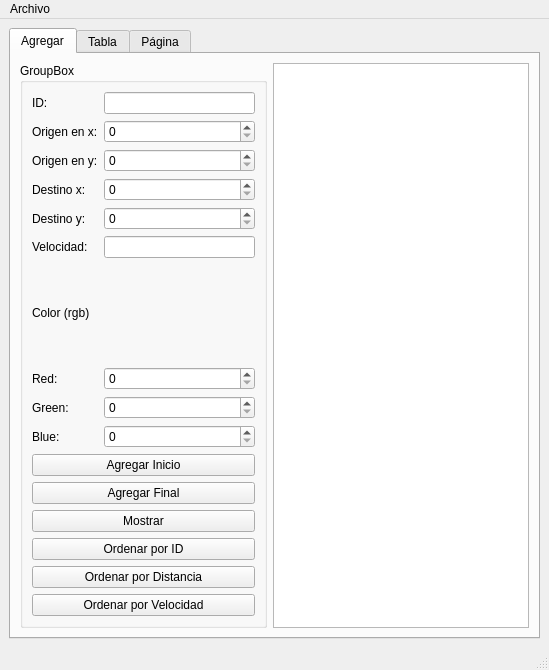
<?xml version="1.0" encoding="UTF-8"?>
<ui version="4.0">
 <class>MainWindow</class>
 <widget class="QMainWindow" name="MainWindow">
  <property name="geometry">
   <rect>
    <x>0</x>
    <y>0</y>
    <width>549</width>
    <height>670</height>
   </rect>
  </property>
  <property name="windowTitle">
   <string>MainWindow</string>
  </property>
  <widget class="QWidget" name="centralwidget">
   <layout class="QGridLayout" name="gridLayout_3">
    <item row="0" column="0">
     <widget class="QTabWidget" name="tabWidget">
      <property name="currentIndex">
       <number>0</number>
      </property>
      <widget class="QWidget" name="tab">
       <attribute name="title">
        <string>Agregar</string>
       </attribute>
       <layout class="QGridLayout" name="gridLayout_2">
        <item row="0" column="0">
         <widget class="QGroupBox" name="groupBox">
          <property name="title">
           <string>GroupBox</string>
          </property>
          <layout class="QGridLayout" name="gridLayout">
           <item row="0" column="0">
            <widget class="QLabel" name="label">
             <property name="text">
              <string>ID:</string>
             </property>
            </widget>
           </item>
           <item row="0" column="2">
            <widget class="QLineEdit" name="ID_lineEdit"/>
           </item>
           <item row="1" column="0" colspan="2">
            <widget class="QLabel" name="label_2">
             <property name="text">
              <string>Origen en x:</string>
             </property>
            </widget>
           </item>
           <item row="1" column="2">
            <widget class="QSpinBox" name="OrigenX_spinBox">
             <property name="maximum">
              <number>500</number>
             </property>
             <property name="singleStep">
              <number>1</number>
             </property>
            </widget>
           </item>
           <item row="2" column="0" colspan="2">
            <widget class="QLabel" name="label_3">
             <property name="text">
              <string>Origen en y:</string>
             </property>
            </widget>
           </item>
           <item row="2" column="2">
            <widget class="QSpinBox" name="OrigenY_spinBox">
             <property name="maximum">
              <number>500</number>
             </property>
            </widget>
           </item>
           <item row="3" column="0" colspan="2">
            <widget class="QLabel" name="label_4">
             <property name="text">
              <string>Destino x:</string>
             </property>
            </widget>
           </item>
           <item row="3" column="2">
            <widget class="QSpinBox" name="DestinoX_spinBox">
             <property name="maximum">
              <number>500</number>
             </property>
            </widget>
           </item>
           <item row="4" column="0" colspan="2">
            <widget class="QLabel" name="label_5">
             <property name="text">
              <string>Destino y:</string>
             </property>
            </widget>
           </item>
           <item row="4" column="2">
            <widget class="QSpinBox" name="DestinoY_spinBox">
             <property name="maximum">
              <number>500</number>
             </property>
            </widget>
           </item>
           <item row="5" column="0" colspan="2">
            <widget class="QLabel" name="label_6">
             <property name="text">
              <string>Velocidad:</string>
             </property>
            </widget>
           </item>
           <item row="5" column="2">
            <widget class="QLineEdit" name="Velocidad_lineEdit"/>
           </item>
           <item row="6" column="0" colspan="2">
            <widget class="QLabel" name="label_7">
             <property name="text">
              <string>Color (rgb)</string>
             </property>
             <property name="textFormat">
              <enum>Qt::AutoText</enum>
             </property>
            </widget>
           </item>
           <item row="7" column="0">
            <widget class="QLabel" name="label_8">
             <property name="text">
              <string>Red:</string>
             </property>
            </widget>
           </item>
           <item row="7" column="2">
            <widget class="QSpinBox" name="Red_spinBox">
             <property name="maximum">
              <number>255</number>
             </property>
            </widget>
           </item>
           <item row="8" column="0">
            <widget class="QLabel" name="label_9">
             <property name="text">
              <string>Green:</string>
             </property>
            </widget>
           </item>
           <item row="8" column="2">
            <widget class="QSpinBox" name="Green_spinBox">
             <property name="maximum">
              <number>255</number>
             </property>
            </widget>
           </item>
           <item row="9" column="0">
            <widget class="QLabel" name="label_10">
             <property name="text">
              <string>Blue: </string>
             </property>
            </widget>
           </item>
           <item row="9" column="2">
            <widget class="QSpinBox" name="Blue_spinBox">
             <property name="maximum">
              <number>255</number>
             </property>
            </widget>
           </item>
           <item row="10" column="0" colspan="3">
            <widget class="QPushButton" name="Agregar_Inicio_pushButton">
             <property name="text">
              <string>Agregar Inicio</string>
             </property>
            </widget>
           </item>
           <item row="11" column="0" colspan="3">
            <widget class="QPushButton" name="Agregar_Final_pushButton">
             <property name="text">
              <string>Agregar Final</string>
             </property>
            </widget>
           </item>
           <item row="12" column="0" colspan="3">
            <widget class="QPushButton" name="Mostar_pushButton">
             <property name="text">
              <string>Mostrar</string>
             </property>
            </widget>
           </item>
           <item row="13" column="0" colspan="3">
            <widget class="QPushButton" name="Ordenar_ID_pushButton">
             <property name="text">
              <string>Ordenar por ID</string>
             </property>
            </widget>
           </item>
           <item row="14" column="0" colspan="3">
            <widget class="QPushButton" name="Ordenar_Distancia_pushButton">
             <property name="text">
              <string>Ordenar por Distancia</string>
             </property>
            </widget>
           </item>
           <item row="15" column="0" colspan="3">
            <widget class="QPushButton" name="Ordenar_Velocidad_pushButton">
             <property name="text">
              <string>Ordenar por Velocidad</string>
             </property>
            </widget>
           </item>
          </layout>
         </widget>
        </item>
        <item row="0" column="1">
         <widget class="QPlainTextEdit" name="salida"/>
        </item>
       </layout>
      </widget>
      <widget class="QWidget" name="tab_2">
       <attribute name="title">
        <string>Tabla</string>
       </attribute>
       <layout class="QGridLayout" name="gridLayout_4">
        <item row="2" column="2">
         <widget class="QPushButton" name="ordenarVelocidadT_pushButton">
          <property name="text">
           <string>Ordenar por Velocidad</string>
          </property>
         </widget>
        </item>
        <item row="2" column="1">
         <widget class="QPushButton" name="ordenarDistanciaT_pushButton">
          <property name="text">
           <string>Ordenar por Distancia</string>
          </property>
         </widget>
        </item>
        <item row="0" column="0" colspan="3">
         <widget class="QTableWidget" name="table"/>
        </item>
        <item row="1" column="1">
         <widget class="QPushButton" name="buscar_pushButton">
          <property name="text">
           <string>Buscar</string>
          </property>
         </widget>
        </item>
        <item row="1" column="0">
         <widget class="QLineEdit" name="buscar_lineEdit">
          <property name="placeholderText">
           <string>ID</string>
          </property>
         </widget>
        </item>
        <item row="2" column="0">
         <widget class="QPushButton" name="ordenarIDT_pushButton">
          <property name="text">
           <string>Ordenar por ID</string>
          </property>
         </widget>
        </item>
        <item row="1" column="2">
         <widget class="QPushButton" name="mostar_tabla_pushButton">
          <property name="text">
           <string>Mostar</string>
          </property>
         </widget>
        </item>
       </layout>
      </widget>
      <widget class="QWidget" name="tab_3">
       <attribute name="title">
        <string>Página</string>
       </attribute>
       <layout class="QGridLayout" name="gridLayout_5">
        <item row="0" column="0" colspan="2">
         <widget class="QGraphicsView" name="graphicsView"/>
        </item>
        <item row="1" column="0">
         <widget class="QPushButton" name="Dibujar">
          <property name="text">
           <string>Dibujar</string>
          </property>
         </widget>
        </item>
        <item row="1" column="1">
         <widget class="QPushButton" name="limpiar">
          <property name="text">
           <string>Limpiar</string>
          </property>
         </widget>
        </item>
       </layout>
      </widget>
     </widget>
    </item>
   </layout>
  </widget>
  <widget class="QMenuBar" name="menubar">
   <property name="geometry">
    <rect>
     <x>0</x>
     <y>0</y>
     <width>549</width>
     <height>26</height>
    </rect>
   </property>
   <widget class="QMenu" name="menuArchivo">
    <property name="title">
     <string>Archivo</string>
    </property>
    <addaction name="actionAbrir"/>
    <addaction name="actionGuardar"/>
   </widget>
   <addaction name="menuArchivo"/>
  </widget>
  <widget class="QStatusBar" name="statusbar"/>
  <action name="actionAbrir">
   <property name="text">
    <string>Abrir</string>
   </property>
   <property name="shortcut">
    <string>Ctrl+O</string>
   </property>
  </action>
  <action name="actionGuardar">
   <property name="text">
    <string>Guardar</string>
   </property>
   <property name="shortcut">
    <string>Ctrl+D</string>
   </property>
  </action>
 </widget>
 <resources/>
 <connections/>
</ui>
